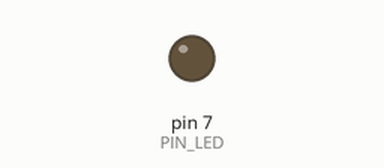
This sketch was run on a simulated Arduino Uno, built with avr-gcc and run on an emulated ATmega328P. On the bench: output pins drawn as LEDs (lit = HIGH). Dashed ring = blinking. At 2.1 s the program stops and its outputs stay as they are.

Above: at 0.5 s.
At 1.85 s:
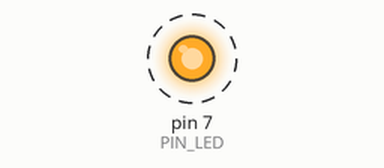
Timing chart, 0 to 3.0 s (numbered marks = the images above):
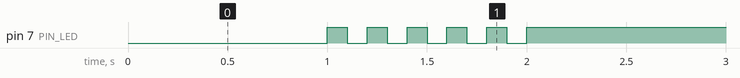

Measured:
- by itself, pin 7 (PIN_LED): alternates HIGH for 0.10 s and LOW for 0.10 s, 11 changes in all, then stays HIGH

The sketch:

05_practice_2.ino
```cpp
#define PIN_LED 7
bool toggle = 0;
void setup(){
  pinMode(PIN_LED,OUTPUT);
}

void loop(){
  digitalWrite(PIN_LED,toggle);
  delay(1000);
  for(int i=0; i<=10; i++)
  {
    digitalWrite(PIN_LED, !toggle);
    toggle=!toggle;
    delay(100);
  }
  while(1){
    ;
  }
}
```
